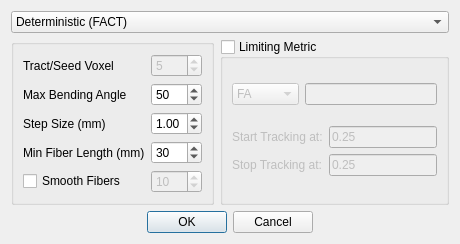
<?xml version="1.0" encoding="UTF-8"?>
<ui version="4.0">
 <class>TrackFibersDialog</class>
 <widget class="QDialog" name="TrackFibersDialog">
  <property name="geometry">
   <rect>
    <x>0</x>
    <y>0</y>
    <width>374</width>
    <height>225</height>
   </rect>
  </property>
  <property name="windowTitle">
   <string>Fiber Tracking Opetions</string>
  </property>
  <property name="modal">
   <bool>true</bool>
  </property>
  <layout class="QVBoxLayout" name="verticalLayout_2">
   <property name="sizeConstraint">
    <enum>QLayout::SetFixedSize</enum>
   </property>
   <item>
    <widget class="QComboBox" name="TrackingMethodBox">
     <item>
      <property name="text">
       <string>Deterministic (FACT)</string>
      </property>
     </item>
     <item>
      <property name="text">
       <string>Deterministic (TOD)</string>
      </property>
     </item>
     <item>
      <property name="text">
       <string>Probabilistic (TOD)</string>
      </property>
     </item>
    </widget>
   </item>
   <item>
    <layout class="QHBoxLayout" name="horizontalLayout">
     <item>
      <widget class="QGroupBox" name="groupBox">
       <property name="title">
        <string/>
       </property>
       <layout class="QVBoxLayout" name="verticalLayout">
        <item>
         <layout class="QGridLayout" name="gridLayout_2">
          <item row="0" column="0">
           <widget class="QLabel" name="label">
            <property name="text">
             <string>Tract/Seed Voxel</string>
            </property>
            <property name="buddy">
             <cstring>TractsPerSeed</cstring>
            </property>
           </widget>
          </item>
          <item row="0" column="1">
           <widget class="QSpinBox" name="TractsPerSeed">
            <property name="enabled">
             <bool>false</bool>
            </property>
            <property name="minimum">
             <number>1</number>
            </property>
            <property name="maximum">
             <number>14</number>
            </property>
            <property name="value">
             <number>5</number>
            </property>
           </widget>
          </item>
          <item row="1" column="0">
           <widget class="QLabel" name="label_2">
            <property name="text">
             <string>Max Bending Angle</string>
            </property>
            <property name="buddy">
             <cstring>MaxBendAngle</cstring>
            </property>
           </widget>
          </item>
          <item row="1" column="1">
           <widget class="QSpinBox" name="MaxBendAngle">
            <property name="minimum">
             <number>5</number>
            </property>
            <property name="maximum">
             <number>90</number>
            </property>
            <property name="singleStep">
             <number>5</number>
            </property>
            <property name="value">
             <number>50</number>
            </property>
           </widget>
          </item>
          <item row="2" column="0">
           <widget class="QLabel" name="label_3">
            <property name="text">
             <string>Step Size (mm)</string>
            </property>
            <property name="buddy">
             <cstring>StepSize</cstring>
            </property>
           </widget>
          </item>
          <item row="2" column="1">
           <widget class="QDoubleSpinBox" name="StepSize">
            <property name="minimum">
             <double>0.500000000000000</double>
            </property>
            <property name="maximum">
             <double>2.000000000000000</double>
            </property>
            <property name="singleStep">
             <double>0.250000000000000</double>
            </property>
            <property name="value">
             <double>1.000000000000000</double>
            </property>
           </widget>
          </item>
          <item row="3" column="0">
           <widget class="QLabel" name="label_4">
            <property name="text">
             <string>Min Fiber Length (mm)</string>
            </property>
            <property name="buddy">
             <cstring>MinLength</cstring>
            </property>
           </widget>
          </item>
          <item row="3" column="1">
           <widget class="QSpinBox" name="MinLength">
            <property name="minimum">
             <number>5</number>
            </property>
            <property name="maximum">
             <number>70</number>
            </property>
            <property name="singleStep">
             <number>5</number>
            </property>
            <property name="value">
             <number>30</number>
            </property>
           </widget>
          </item>
          <item row="4" column="0">
           <widget class="QCheckBox" name="SmoothFibers">
            <property name="text">
             <string>Smooth Fibers</string>
            </property>
           </widget>
          </item>
          <item row="4" column="1">
           <widget class="QSpinBox" name="SmoothQual">
            <property name="enabled">
             <bool>false</bool>
            </property>
            <property name="toolTip">
             <string>Smoothing Quality</string>
            </property>
            <property name="minimum">
             <number>5</number>
            </property>
            <property name="maximum">
             <number>20</number>
            </property>
            <property name="singleStep">
             <number>1</number>
            </property>
            <property name="value">
             <number>10</number>
            </property>
           </widget>
          </item>
         </layout>
        </item>
       </layout>
      </widget>
     </item>
     <item>
      <widget class="QGroupBox" name="MetricBox">
       <property name="title">
        <string>Limiting Metric</string>
       </property>
       <property name="checkable">
        <bool>true</bool>
       </property>
       <property name="checked">
        <bool>false</bool>
       </property>
       <layout class="QVBoxLayout" name="verticalLayout_3">
        <item>
         <layout class="QHBoxLayout" name="horizontalLayout_2">
          <item>
           <widget class="QComboBox" name="LimitingMetric">
            <item>
             <property name="text">
              <string>FA</string>
             </property>
            </item>
            <item>
             <property name="text">
              <string>other...</string>
             </property>
            </item>
           </widget>
          </item>
          <item>
           <widget class="QLineEdit" name="filePath">
            <property name="enabled">
             <bool>false</bool>
            </property>
            <property name="frame">
             <bool>true</bool>
            </property>
            <property name="dragEnabled">
             <bool>true</bool>
            </property>
            <property name="readOnly">
             <bool>true</bool>
            </property>
           </widget>
          </item>
         </layout>
        </item>
        <item>
         <layout class="QGridLayout" name="gridLayout">
          <item row="0" column="0">
           <widget class="QLabel" name="label_5">
            <property name="text">
             <string>Start Tracking at:</string>
            </property>
            <property name="buddy">
             <cstring>StartTrackingValue</cstring>
            </property>
           </widget>
          </item>
          <item row="0" column="1">
           <widget class="QLineEdit" name="StartTrackingValue">
            <property name="inputMethodHints">
             <set>Qt::ImhDigitsOnly|Qt::ImhFormattedNumbersOnly</set>
            </property>
            <property name="text">
             <string>0.25</string>
            </property>
            <property name="maxLength">
             <number>8</number>
            </property>
           </widget>
          </item>
          <item row="1" column="0">
           <widget class="QLabel" name="label_6">
            <property name="text">
             <string>Stop Tracking at:</string>
            </property>
            <property name="buddy">
             <cstring>StopTrackingValue</cstring>
            </property>
           </widget>
          </item>
          <item row="1" column="1">
           <widget class="QLineEdit" name="StopTrackingValue">
            <property name="minimumSize">
             <size>
              <width>50</width>
              <height>0</height>
             </size>
            </property>
            <property name="inputMethodHints">
             <set>Qt::ImhDigitsOnly|Qt::ImhFormattedNumbersOnly</set>
            </property>
            <property name="text">
             <string>0.25</string>
            </property>
            <property name="maxLength">
             <number>8</number>
            </property>
           </widget>
          </item>
         </layout>
        </item>
       </layout>
      </widget>
     </item>
    </layout>
   </item>
   <item>
    <widget class="QDialogButtonBox" name="buttonBox">
     <property name="orientation">
      <enum>Qt::Horizontal</enum>
     </property>
     <property name="standardButtons">
      <set>QDialogButtonBox::Cancel|QDialogButtonBox::Ok</set>
     </property>
     <property name="centerButtons">
      <bool>true</bool>
     </property>
    </widget>
   </item>
  </layout>
 </widget>
 <tabstops>
  <tabstop>TrackingMethodBox</tabstop>
  <tabstop>TractsPerSeed</tabstop>
  <tabstop>MaxBendAngle</tabstop>
  <tabstop>StepSize</tabstop>
  <tabstop>MinLength</tabstop>
  <tabstop>SmoothFibers</tabstop>
  <tabstop>MetricBox</tabstop>
  <tabstop>SmoothQual</tabstop>
  <tabstop>LimitingMetric</tabstop>
  <tabstop>StartTrackingValue</tabstop>
  <tabstop>StopTrackingValue</tabstop>
  <tabstop>buttonBox</tabstop>
 </tabstops>
 <resources/>
 <connections>
  <connection>
   <sender>buttonBox</sender>
   <signal>rejected()</signal>
   <receiver>TrackFibersDialog</receiver>
   <slot>reject()</slot>
   <hints>
    <hint type="sourcelabel">
     <x>295</x>
     <y>211</y>
    </hint>
    <hint type="destinationlabel">
     <x>286</x>
     <y>224</y>
    </hint>
   </hints>
  </connection>
  <connection>
   <sender>SmoothFibers</sender>
   <signal>clicked(bool)</signal>
   <receiver>SmoothQual</receiver>
   <slot>setEnabled(bool)</slot>
   <hints>
    <hint type="sourcelabel">
     <x>83</x>
     <y>159</y>
    </hint>
    <hint type="destinationlabel">
     <x>153</x>
     <y>162</y>
    </hint>
   </hints>
  </connection>
 </connections>
</ui>
